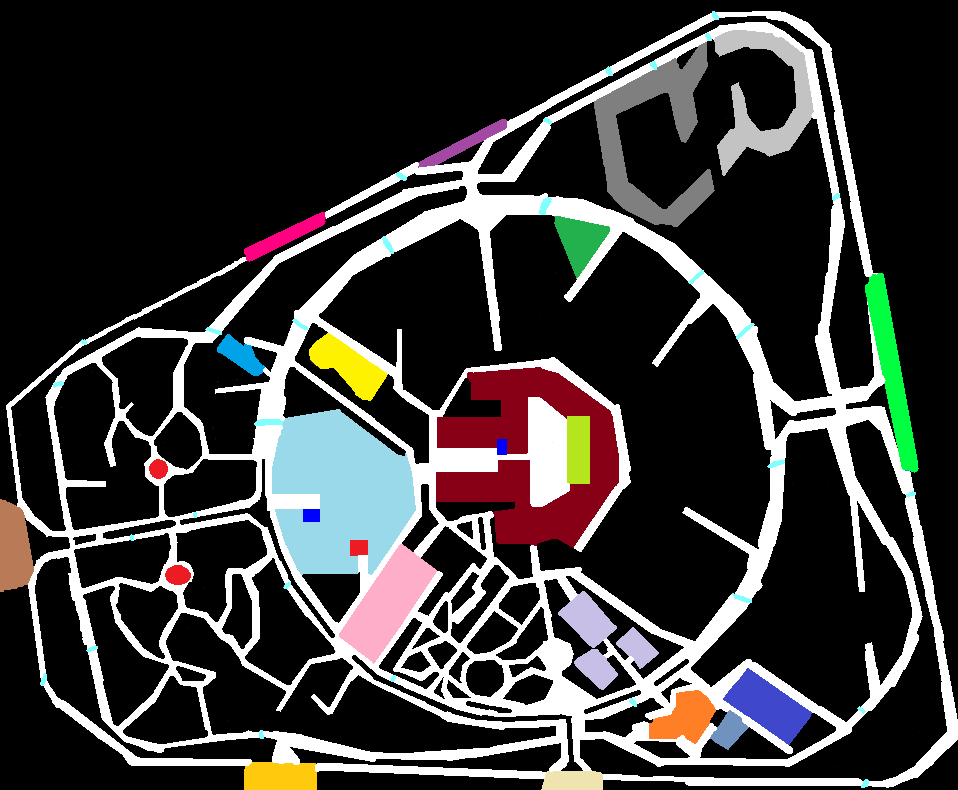
#> input picture image.png, 958 x 790 px
$ python generate_sample_route.py
#> lines starting #> are read from the running program, lines starting #| are printed output that depends on the picture; after the words box and inside, x2 and y2 are one past the last pixel; in counts of white or black regions, pixels touching at a corner belong together
### project.py
import cv2
import time
from math import sqrt
from math import exp
import numpy as np
from copy import deepcopy
import matplotlib.pyplot as plt
from functions import Problem
import functions
image = cv2.imread('image.png')
#> image is the input picture: shape (790, 958, 3); mean B, G, R 57, 57.9, 59.4
scale_percent = 50 # percent of original size
rows = int(image.shape[1] * scale_percent / 100)
#> rows = 479
height = int(image.shape[0] * scale_percent / 100)
#> height = 395
dim = (rows, height)
#> dim = (479, 395)
resized = cv2.resize(image, dim, interpolation = cv2.INTER_AREA)
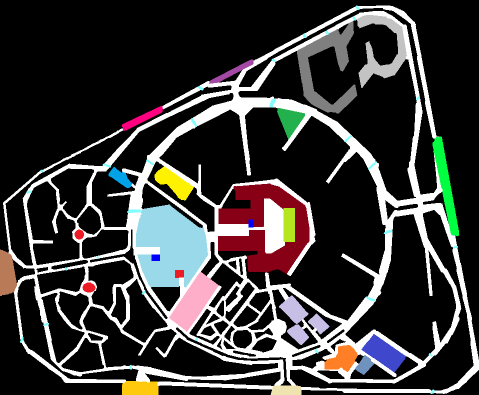
#> resized: shape (395, 479, 3); mean B, G, R 57, 57.9, 59.4
new=deepcopy(resized)
print('Original Dimensions : ',image.shape)
#| Original Dimensions :  (790, 958, 3)
print('Resized Dimensions : ',resized.shape)
#| Resized Dimensions :  (395, 479, 3)
ArrofColors=[[128,0,255],[164,73,163],[127,127,127],[195,195,195],[0,0,0],[255,255,255]
,[232,162,0],[255,255,128],[36,28,237]
,[87,122,185],[234,217,153],[0,242,255]
,[21,0,136],[255,0,0],[29,230,181]
,[201,174,255],[231,191,200],[76,177,34]
,[64,255,0],[204,72,63],[39,127,255]
,[190,146,112],[176,228,239],[14,201,255]
]
for i in range(height):
	for j in range(rows):
		arr=[]
		current=np.ndarray.tolist(resized[i][j])
		if(current not in ArrofColors):

			try:
				check1=np.ndarray.tolist(new[i][j+1])
				check2=np.ndarray.tolist(new[i][j-1])
				check3=np.ndarray.tolist(new[i+1][j])
				check4=np.ndarray.tolist(new[i-1][j])
				if(check1 in ArrofColors):
					new[i][j]=new[i][j+1]
				elif(check2 in ArrofColors):
					new[i][j]=new[i][j-1]
				elif(check3 in ArrofColors):
					new[i][j]=new[i+1][j]
				elif(check4 in ArrofColors):
					new[i][j]=new[i-1][j]
			except:
				pass
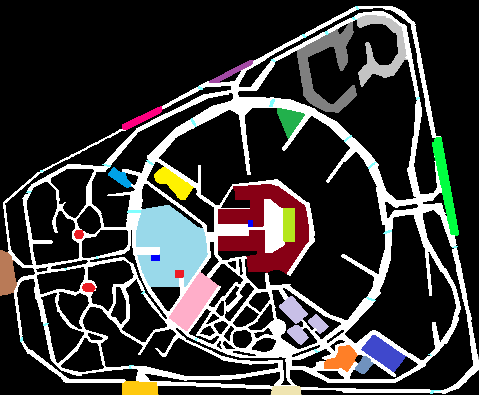
#> new: shape (395, 479, 3); 5.21% of pixels changed, all inside (x1, y1, x2, y2) = (0, 5, 478, 394)

## Problem Definitions
class Map(Problem):

	def __init__(self,Map,init_state,goal_state):
		self.RoomsPositions={"AB-ZA":(212,236),"AB-ZB"   :(191,262),"AB-ZC"   :(224,302),"AB-ZD"   :(253,285),"AB-ZE"   :(240,235),
"NB-S28"               :(186,183),"NB-S31"  :(192,180),"NB-F014" :(183,170),"NB-S024" :(183,170),"NB-S013" :(171,161),
"NB-S014"              :(175,155),"NB-G008" :(173,160),"HB-S024" :(295,190),"HB-F027" :(295,190),"HB-G006" :(293,209),"HB-G011" :(288,201)
,"HB-G002F"            :(300,198),"HB-S008" :(280,199),"HB-G016" :(305,183),"HB-G025" :(312,175)}
		self.room=None
		if(type(goal_state)!=tuple):
			self.room=goal_state
			assert goal_state in self.RoomsPositions.keys()
			goal_state=self.RoomsPositions[goal_state]
		assert init_state[0]>=0 and init_state[0]<=395 and init_state[1]>=0 and init_state[1]<=479
		assert goal_state[0]>=0 and goal_state[1]>=0 and goal_state[0]<=395 and goal_state[1]<=479
		self.Map=Map
		self.init_state=init_state
		self.goal_state=goal_state
		self.rows=395
		self.cols=479
		self.step=10
		self.buildings={(0,242,255)  :"NB" ,  (39,127,255) :"SB", (201,174,255):"HB",  (76,177,34) :"MS",  (21,0,136) :"AB"    ,      (232,162,0)  :"OS" ,
						(234,217,153):"CA" ,  (87,122,185) :"G1", (128,0,255)  :"G2",  (164,73,163):"G3",  (64,255,0) :"G4"    ,      (176,228,239):"G5"
					   ,(14,201,255) :"G6" ,  (195,195,195):"BD", (127,127,127):"GD",  (255,0,0)  :"ATM",  (36,28,237):"SS"    ,      (204,72,63):"WS"
					   ,(255,255,128):"OB" ,  (231,191,200):"PG", (190,146,112):"SC",  (29,230,181):"CF",  (255,255,255):"Road",      (0,0,0):"Block"    }
		self._action_values = {'left':(0,-self.step),'right':(0,+self.step) ,'down':(+self.step,0),'up':(-self.step,0),'downleft':(+self.step,-self.step),'downright':(+self.step,+self.step),'upleft':(-self.step,-self.step),'upright':(-self.step,+self.step)}
		self.costs={(0,0,0):2,(255,255,255):1.2,(255,255,128):1.5,(36,28,237):+1.1,(21,0,136):1,
					(0,242,255):1,(201,174,255):1,(234,217,153):1,(128,0,255):1.2,(164,73,163):1.2,
					(127,127,127):1.2,(195,195,195):1.2,(232,162,0):1.2,(87,122,185):1.2,(255,0,0):1.2,
					(29,230,181):1.2,(231,191,200):1.2,(76,177,34):1.2,(64,255,0):1.2,(204,72,63):1.2,
					(39,127,255):1.2,(190,146,112):1.2,(176,228,239):1.2,(14,201,255):1.2}
		self.initialbuilding=self.Map[self.init_state[0]][self.init_state[1]]
		self.goalbuilding=self.Map[self.goal_state[0]][self.goal_state[1]]        #--> down    <-- up

	def actions(self, state):
		possible_moves = []
		#goal condition
		if(state[0]+self.step<=self.rows and (self.initialbuilding==self.Map[state[0]+self.step][state[1]] or self.Map[state[0]+self.step][state[1]]==[0,0,0] or self.Map[state[0]+self.step][state[1]]==[255,255,255] or self.Map[state[0]+self.step][state[1]]==[255,255,128] or self.goalbuilding==self.Map[state[0]+self.step][state[1]])):
			possible_moves.append('down')

		if(state[0]-self.step>=0 and (self.initialbuilding==self.Map[state[0]-self.step][state[1]] or self.Map[state[0]-self.step][state[1]]==[0,0,0] or self.Map[state[0]-self.step][state[1]]==[255,255,255] or self.Map[state[0]-self.step][state[1]]==[255,255,128] or self.goalbuilding==self.Map[state[0]-self.step][state[1]])):
			possible_moves.append('up')

		if(state[1]+self.step<=self.cols and (self.initialbuilding==self.Map[state[0]][state[1]+self.step] or self.Map[state[0]][state[1]+self.step]==[0,0,0] or self.Map[state[0]][state[1]+self.step]==[255,255,255] or self.Map[state[0]][state[1]+self.step]==[255,255,128] or self.goalbuilding==self.Map[state[0]][state[1]+self.step])):
			possible_moves.append('right')

		if(state[1]-self.step>=0 and (self.initialbuilding==self.Map[state[0]][state[1]-self.step] or self.Map[state[0]][state[1]-self.step]==[0,0,0] or self.Map[state[0]][state[1]-self.step]==[255,255,255] or self.Map[state[0]][state[1]-self.step]==[255,255,128] or self.goalbuilding==self.Map[state[0]][state[1]-self.step])):
			possible_moves.append('left')

		if((state[0]-self.step>=0 and state[1]+1<=self.cols) and (self.initialbuilding==self.Map[state[0]-self.step][state[1]+self.step] or self.Map[state[0]-self.step][state[1]+self.step]==[0,0,0] or self.Map[state[0]-self.step][state[1]+self.step]==[255,255,255] or self.Map[state[0]-self.step][state[1]+self.step]==[255,255,128] or self.goalbuilding==self.Map[state[0]-self.step][state[1]+self.step])):
			possible_moves.append('upright')

		if((state[0]+self.step<=self.rows and state[1]+self.step<=self.cols) and (self.initialbuilding==self.Map[state[0]+self.step][state[1]+self.step] or self.Map[state[0]+self.step][state[1]+self.step]==[0,0,0] or self.Map[state[0]+self.step][state[1]+self.step]==[255,255,255] or self.Map[state[0]+self.step][state[1]+self.step]==[255,255,128] or self.goalbuilding==self.Map[state[0]+self.step][state[1]+self.step])):
			possible_moves.append('downright')

		if((state[0]-self.step>=0 and state[1]-self.step>=0) and (self.initialbuilding==self.Map[state[0]-self.step][state[1]-self.step] or self.Map[state[0]-self.step][state[1]-self.step]==[0,0,0] or self.Map[state[0]-self.step][state[1]-self.step]==[255,255,255] or self.Map[state[0]-self.step][state[1]-self.step]==[255,255,128] or self.goalbuilding==self.Map[state[0]-self.step][state[1]-self.step])):
			possible_moves.append('upleft')

		if((state[0]+self.step<=self.rows and state[1]-self.step>=0) and (self.initialbuilding==self.Map[state[0]+self.step][state[1]-self.step] or self.Map[state[0]+self.step][state[1]-self.step]==[0,0,0] or self.Map[state[0]+self.step][state[1]-self.step]==[255,255,255] or self.Map[state[0]+self.step][state[1]-self.step]==[255,255,128] or self.goalbuilding==self.Map[state[0]+self.step][state[1]-self.step])):
			possible_moves.append('downleft')

		return possible_moves


	def result(self, state, action):
		resultstate=[0,0]
		resultstate[0]=state[0]+self._action_values[action][0]
		resultstate[1]=state[1]+self._action_values[action][1]
		resultstate=tuple(resultstate)
		return resultstate

	def goal_test(self, state):
		dx=abs(state[0]-self.goal_state[0])
		dy=abs(state[1]-self.goal_state[1])
		if dx<self.step and dy<self.step:
			return True
		else:
			return False

	def step_cost(self, state, action):
		# step_state=self.result(state,action)
		# step_color=tuple(self.Map[step_state[0]][step_state[1]])
		# cost=self.costs[step_color]
		cost_calc=0
		new_move=[0,0]
		move=self._action_values[action]
		new_move[0]=int(move[0]/self.step)
		new_move[1]=int(move[1]/self.step)
		new_move=tuple(new_move)
		new_state=state
		def miniresult(state,move):
			resultstate=[0,0]
			resultstate[0]=state[0]+move[0]
			resultstate[1]=state[1]+move[1]
			resultstate=tuple(resultstate)
			return resultstate
		for i in range(self.step):
			step_state=miniresult(new_state,new_move)
			step_color=tuple(self.Map[step_state[0]][step_state[1]])
			cost_calc+=self.costs[step_color]
			new_state=step_state
		return cost_calc

	def heuristic(self, state):
		#Heurisitic 1 using minhateen distance
		# value=abs(state[0]-self.goal_state[0])+abs(state[1]-self.goal_state[1])

		#Heurisitic 2 using Eculidean distance
		value=sqrt((state[0]-self.goal_state[0])**2+(state[1]-self.goal_state[1])**2)
		if value<self.step:
			return 0
		else:
			return value


# [88 lines left out: functions ourVisualizer, program, not called in this run]

# init=(262,99)
# final=(178,158)
#program()

### functions.py
from collections import deque
from shutil import get_terminal_size
from heapq import heappush, heappop
from itertools import count
counter = count()
from random import choice, random
from math import exp
terminal_width, _ = get_terminal_size()
_visualizers = {}
_visualizers2 = {}

class Problem:
    '''
    Abstract base class for problem formulation.
    It declares the expected methods to be used by a search algorithm.
    All the methods declared are just placeholders that throw errors if not overriden by child "concrete" classes!
    '''

    def __init__(self):
        '''Constructor that initializes the problem. Typically used to setup the initial state and, if applicable, the goal state.'''
        self.init_state = None

    def actions(self, state):
        '''Returns an iterable with the applicable actions to the given state.'''
        raise NotImplementedError

    def result(self, state, action):
        '''Returns the resulting state from applying the given action to the given state.'''
        raise NotImplementedError

    def goal_test(self, state):
        '''Returns whether or not the given state is a goal state.'''
        raise NotImplementedError

    def step_cost(self, state, action):
        '''Returns the step cost of applying the given action to the given state.'''
        raise NotImplementedError

    def heuristic(self, state):
        '''Returns the heuristic value of the given state, i.e., the estimated number of steps to the nearest goal state.'''
        raise NotImplementedError

class Node:
    '''Node data structure for search space bookkeeping.'''

    def __init__(self, state, parent, action, path_cost, heuristic):
        '''Constructor for the node state with the required parameters.'''
        self.state = state
        self.parent = parent
        self.action = action
        self.g = path_cost
        self.h = heuristic
        self.f = path_cost + heuristic

    @classmethod
    def root(cls, problem):
        '''Factory method to create the root node.'''
        init_state = problem.init_state
        return cls(init_state, None, None, 0, problem.heuristic(init_state))

    @classmethod
    def child(cls, problem, parent, action):
        '''Factory method to create a child node.'''
        child_state = problem.result(parent.state, action)
        return cls(
            child_state,
            parent,
            action,
            parent.g + problem.step_cost(parent.state, action),
            problem.heuristic(child_state))

def solution(node):
    '''A method to extract the sequence of actions representing the solution from the goal node.'''
    actions = []
    cost = node.g
    while node.parent is not None:
        actions.append(node.action)
        node = node.parent
    actions.reverse()
    return actions, cost

# [33 lines left out: functions bfs_tree, bfs_graph, not called in this run]

def _default_visualizer(_, state):
    '''Generic visualizer for unknown problems.'''
    print(state)

class Visualizer:
    '''Visualization and printing functionality encapsulation.'''

    # [82 lines left out: functions __init__, visualize, dfs, ids, greedy_best_first, not called in this run]

def A_star(problem, verbose=False):
    frontier = [(None, None, Node.root(problem))]
    explored = set()
    if verbose: visualizer = Visualizer(problem)
    while frontier:
        if verbose: visualizer.visualize(frontier)
        _, _, node = heappop(frontier)
        if node.state in explored: continue
        if problem.goal_test(node.state):
            return solution(node)
        explored.add(node.state)
        for action in problem.actions(node.state):
            child = Node.child(problem, node, action)
            if child.state not in explored:
                heappush(frontier, (child.f, next(counter), child))

# [44 lines left out: functions hill_climbing, _default_visualizer2, not called in this run]

class Visualizer2:
    '''Visualization and printing functionality encapsulation.'''

    # [36 lines left out: functions __init__, visualize, simulated_annealing, not called in this run]

### generate_sample_route.py
import cv2
import numpy as np
import project
import functions

START = (262, 99)
GOAL = (178, 158)
OUTPUT = "sample_astar_route.png"

ZC_MAP = np.ndarray.tolist(project.new)
problem = project.Map(ZC_MAP, START, GOAL)
actions, cost = functions.A_star(problem)

states = [START]
state = START
for action in actions:
    state = problem.result(state, action)
    states.append(state)

image = cv2.imread("image.png", cv2.IMREAD_COLOR)
for index in range(len(states) - 1):
    first_point = (states[index][1] * 2, states[index][0] * 2)
    second_point = (states[index + 1][1] * 2, states[index + 1][0] * 2)
    cv2.line(image, first_point, second_point, (255, 0, 0), 4)
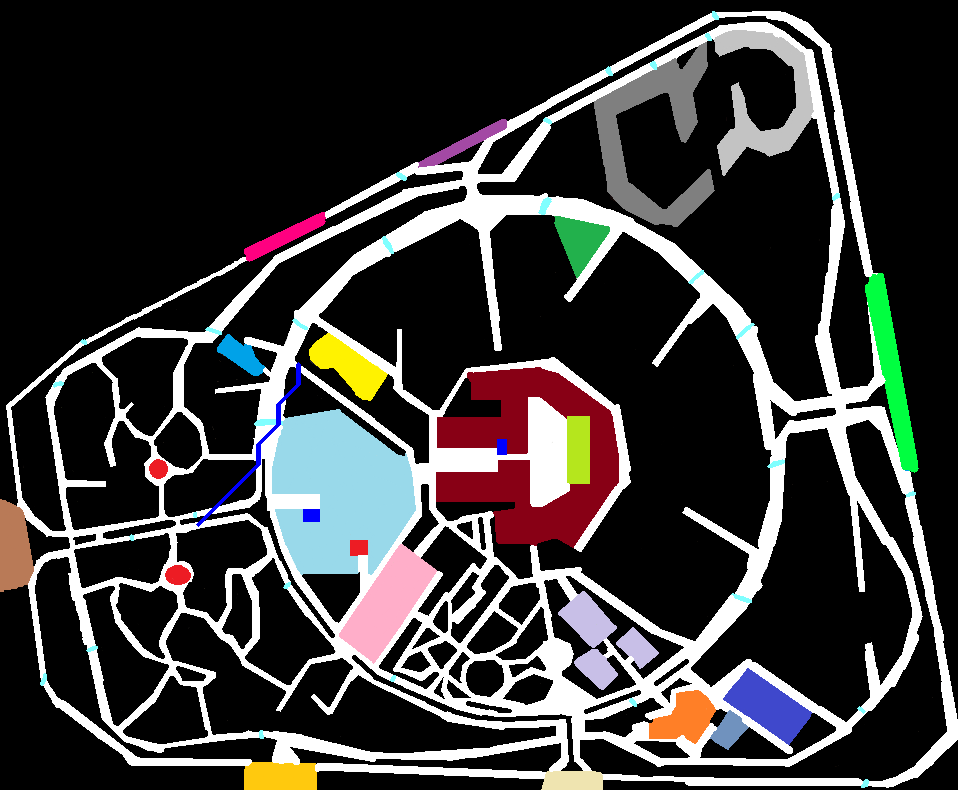
#> image: shape (790, 958, 3); 0.11% of pixels changed, all inside (x1, y1, x2, y2) = (196, 362, 301, 527)

cv2.circle(image, (START[1] * 2, START[0] * 2), 9, (0, 255, 0), -1)
#> image: shape (790, 958, 3); 0.03% of pixels changed, all inside (x1, y1, x2, y2) = (189, 515, 208, 534)
cv2.circle(image, (GOAL[1] * 2, GOAL[0] * 2), 9, (0, 0, 255), -1)
#> image: shape (790, 958, 3); mean B, G, R 57.1, 57.8, 59.2
cv2.imwrite(OUTPUT, image)

print(f"A* actions: {actions}")
print(f"A* path cost: {cost}")
print(f"Route image saved to {OUTPUT}")
